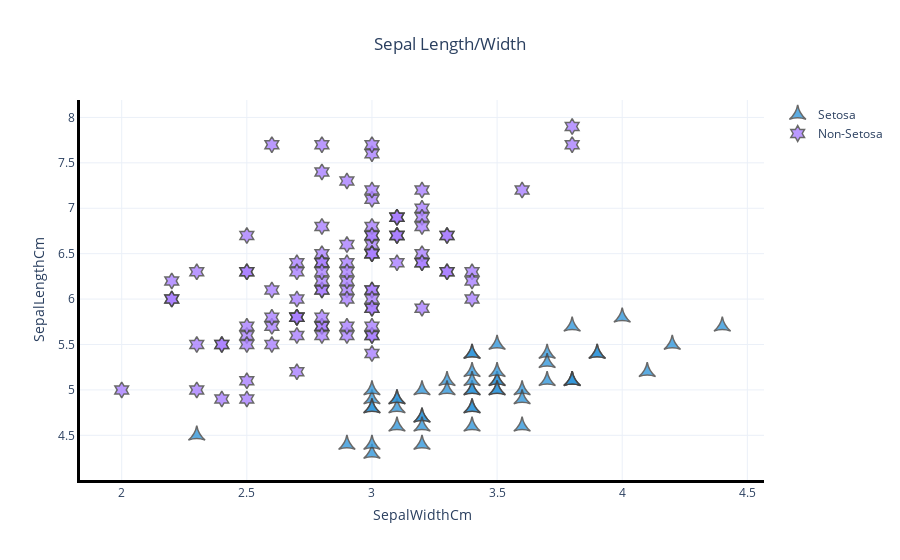

Notebook cell for this chart:
### Code cell
import plotly.graph_objects as go
#adding figure for Length/Width visualization
fig1=go.Figure()
#adding traces
fig1.add_trace(go.Scatter(x=df_raw[df_raw.setosa == 1].sepal_width, y=df_raw[df_raw.setosa == 1].sepal_length, name='Setosa',
                        mode='markers', marker_color='rgb(52, 152, 219)',
                        marker_symbol='star-triangle-up', marker_opacity=0.8,
                        hovertemplate="<b>SepalWidthCm:</b> %{x} <br><b>SepalLengthCm:</b> %{y}"))
fig1.add_trace(go.Scatter(x=df_raw[df_raw.setosa != 1].sepal_width, y=df_raw[df_raw.setosa != 1].sepal_length, name='Non-Setosa',
                        mode='markers', marker_color='rgb(170, 128, 255)',
                        marker_symbol='hexagram', marker_opacity=0.8,
                        hovertemplate="<b>SepalWidthCm:</b> %{x} <br><b>SepalLengthCm:</b> %{y}"))

#customizing figure
fig1.update_traces(mode='markers', marker_line_width=1.5, marker_size=12)
fig1.update_layout(template='plotly_white', xaxis=dict(title_text='SepalWidthCm', title_standoff=10),
                   yaxis=dict(title_text='SepalLengthCm', title_standoff=10),
                   title_text='Sepal Length/Width', title_x=0.5)
fig1.update_xaxes(showline=True, linewidth=3, linecolor='black',
                  showspikes=True, spikecolor='red', spikethickness=2)
fig1.update_yaxes(showline=True, linewidth=3, linecolor='black',
                  showspikes=True, spikecolor='red', spikethickness=2)
#showing figure
fig1.show()

### Figure 1 — Plotly figure (JSON) as saved in the notebook; plotly's stock layout.template omitted (floating-point values rounded to 4 significant figures)
{"data": [{"hovertemplate": "<b>SepalWidthCm:</b> %{x} <br><b>SepalLengthCm:</b> %{y}", "marker": {"color": "rgb(52, 152, 219)", "line": {"width": 1.5}, "opacity": 0.8, "size": 12, "symbol": "star-triangle-up"}, "mode": "markers", "name": "Setosa", "type": "scatter", "x": [3.5, 3, 3.2, 3.1, 3.6, 3.9, 3.4, 3.4, 2.9, 3.1, 3.7, 3.4, 3, 3, 4, 4.4, 3.9, 3.5, 3.8, 3.8, 3.4, 3.7, 3.6, 3.3, 3.4, 3, 3.4, 3.5, 3.4, 3.2, 3.1, 3.4, 4.1, 4.2, 3.1, 3.2, 3.5, 3.6, 3, 3.4, 3.5, 2.3, 3.2, 3.5, 3.8, 3, 3.8, 3.2, 3.7, 3.3], "y": [5.1, 4.9, 4.7, 4.6, 5, 5.4, 4.6, 5, 4.4, 4.9, 5.4, 4.8, 4.8, 4.3, 5.8, 5.7, 5.4, 5.1, 5.7, 5.1, 5.4, 5.1, 4.6, 5.1, 4.8, 5, 5, 5.2, 5.2, 4.7, 4.8, 5.4, 5.2, 5.5, 4.9, 5, 5.5, 4.9, 4.4, 5.1, 5, 4.5, 4.4, 5, 5.1, 4.8, 5.1, 4.6, 5.3, 5]}, {"hovertemplate": "<b>SepalWidthCm:</b> %{x} <br><b>SepalLengthCm:</b> %{y}", "marker": {"color": "rgb(170, 128, 255)", "line": {"width": 1.5}, "opacity": 0.8, "size": 12, "symbol": "hexagram"}, "mode": "markers", "name": "Non-Setosa", "type": "scatter", "x": [3.2, 3.2, 3.1, 2.3, 2.8, 2.8, 3.3, 2.4, 2.9, 2.7, 2, 3, 2.2, 2.9, 2.9, 3.1, 3, 2.7, 2.2, 2.5, 3.2, 2.8, 2.5, 2.8, 2.9, 3, 2.8, 3, 2.9, 2.6, 2.4, 2.4, 2.7, 2.7, 3, 3.4, 3.1, 2.3, 3, 2.5, 2.6, 3, 2.6, 2.3, 2.7, 3, 2.9, 2.9, 2.5, 2.8, 3.3, 2.7, 3, 2.9, 3, 3, 2.5, 2.9, 2.5, 3.6, 3.2, 2.7, 3, 2.5, 2.8, 3.2, 3, 3.8, 2.6, 2.2, 3.2, 2.8, 2.8, 2.7, 3.3, 3.2, 2.8, 3, 2.8, 3, 2.8, 3.8, 2.8, 2.8, 2.6, 3, 3.4, 3.1, 3, 3.1, 3.1, 3.1, 2.7, 3.2, 3.3, 3, 2.5, 3, 3.4, 3], "y": [7, 6.4, 6.9, 5.5, 6.5, 5.7, 6.3, 4.9, 6.6, 5.2, 5, 5.9, 6, 6.1, 5.6, 6.7, 5.6, 5.8, 6.2, 5.6, 5.9, 6.1, 6.3, 6.1, 6.4, 6.6, 6.8, 6.7, 6, 5.7, 5.5, 5.5, 5.8, 6, 5.4, 6, 6.7, 6.3, 5.6, 5.5, 5.5, 6.1, 5.8, 5, 5.6, 5.7, 5.7, 6.2, 5.1, 5.7, 6.3, 5.8, 7.1, 6.3, 6.5, 7.6, 4.9, 7.3, 6.7, 7.2, 6.5, 6.4, 6.8, 5.7, 5.8, 6.4, 6.5, 7.7, 7.7, 6, 6.9, 5.6, 7.7, 6.3, 6.7, 7.2, 6.2, 6.1, 6.4, 7.2, 7.4, 7.9, 6.4, 6.3, 6.1, 7.7, 6.3, 6.4, 6, 6.9, 6.7, 6.9, 5.8, 6.8, 6.7, 6.7, 6.3, 6.5, 6.2, 5.9]}], "layout": {"title": {"text": "Sepal Length/Width", "x": 0.5}, "xaxis": {"linecolor": "black", "linewidth": 3, "showline": true, "showspikes": true, "spikecolor": "red", "spikethickness": 2, "title": {"standoff": 10, "text": "SepalWidthCm"}}, "yaxis": {"linecolor": "black", "linewidth": 3, "showline": true, "showspikes": true, "spikecolor": "red", "spikethickness": 2, "title": {"standoff": 10, "text": "SepalLengthCm"}}}}
